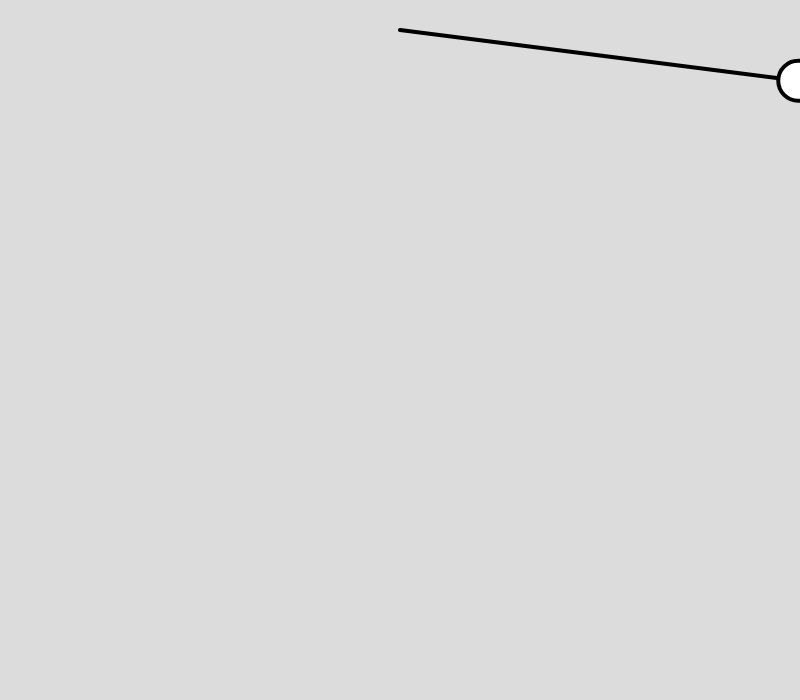
Frame 1 (no input)
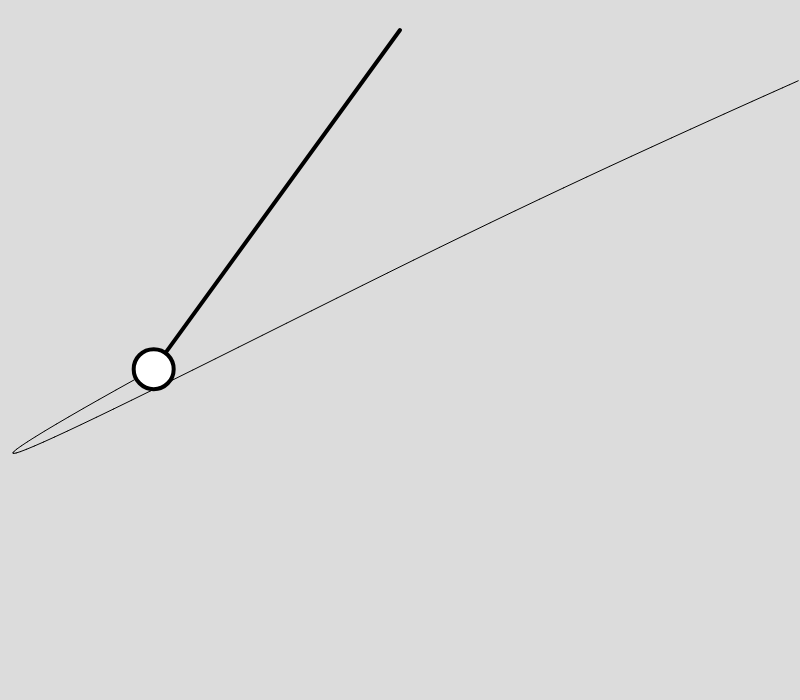
Frame 60 (no input)
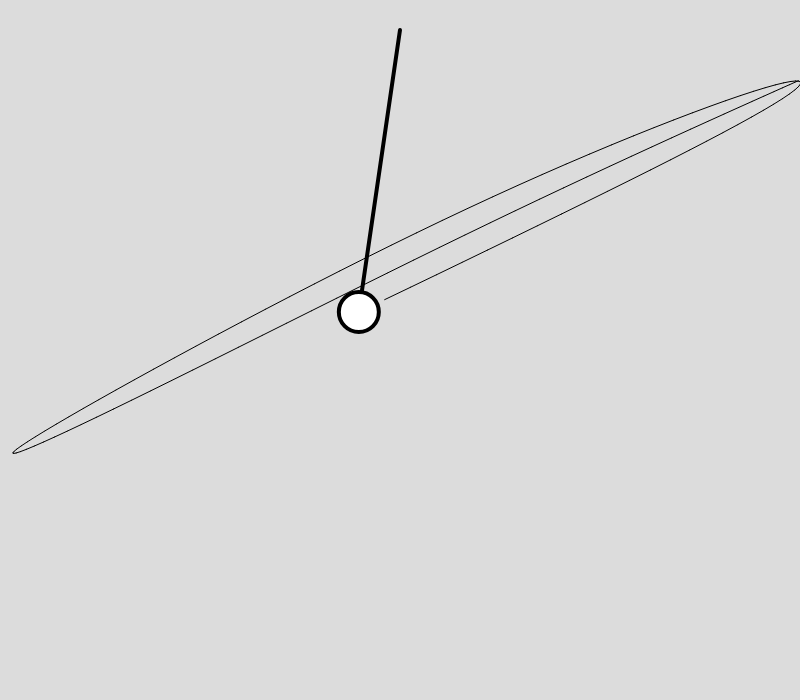
Frame 120 (the mouse pressed at the canvas centre since frame 60)

The p5.js sketch that drew these frames (run headless with seeded random() and noise() and a simulated clock; from frame 60 on, the mouse is pressed at the canvas centre):

// p5.js sketch
// ── sketch.js
// x and y position of the bob
let ux = 400; // 300 
let uy = 50; // 100
let px = 0;
let py = 0;

// x and y position of the anchor point
let tx = 0;
let ty = 0;

let k = 0.1; // spring constant
let m = 20; // mass
let b = 0; // damping constant
let g = 1; // acceleration due to gravity

let r = uy; // length at equilibrium
let l = 0; // length of the spring
let s = 0; // displacement from rest length when spring is stretched

let acc_x = 0;
let vel_x = 0;
let acc_y = 0;
let vel_y = 0;

let buffer;

function setup() {
  createCanvas(800,700);
  strokeWeight(4);
  buffer = createGraphics(width,height);
}

function draw() {
  background(220);
  translate(width/2,30);
  image(buffer, -400, 0, width, height);
  
  l = sqrt((ux-tx)*(ux-tx)+(uy-ty)*(uy-ty));
  s = l-r;
  
  acc_x = -k/m*s*((ux-tx)/l)-b/m*vel_x;
  acc_y = g-k/m*s*((uy-ty)/l)-b/m*vel_y;
  
  vel_x += acc_x;
  vel_y += acc_y;
  
  ux += vel_x;
  uy += vel_y;
  
  if (frameCount>1) {
    buffer.line(ux+width/2,uy,px+width/2,py);
  }
  
  line(0,0,ux,uy);
  circle(ux,uy,40);
  
  px = ux;
  py = uy;
}
